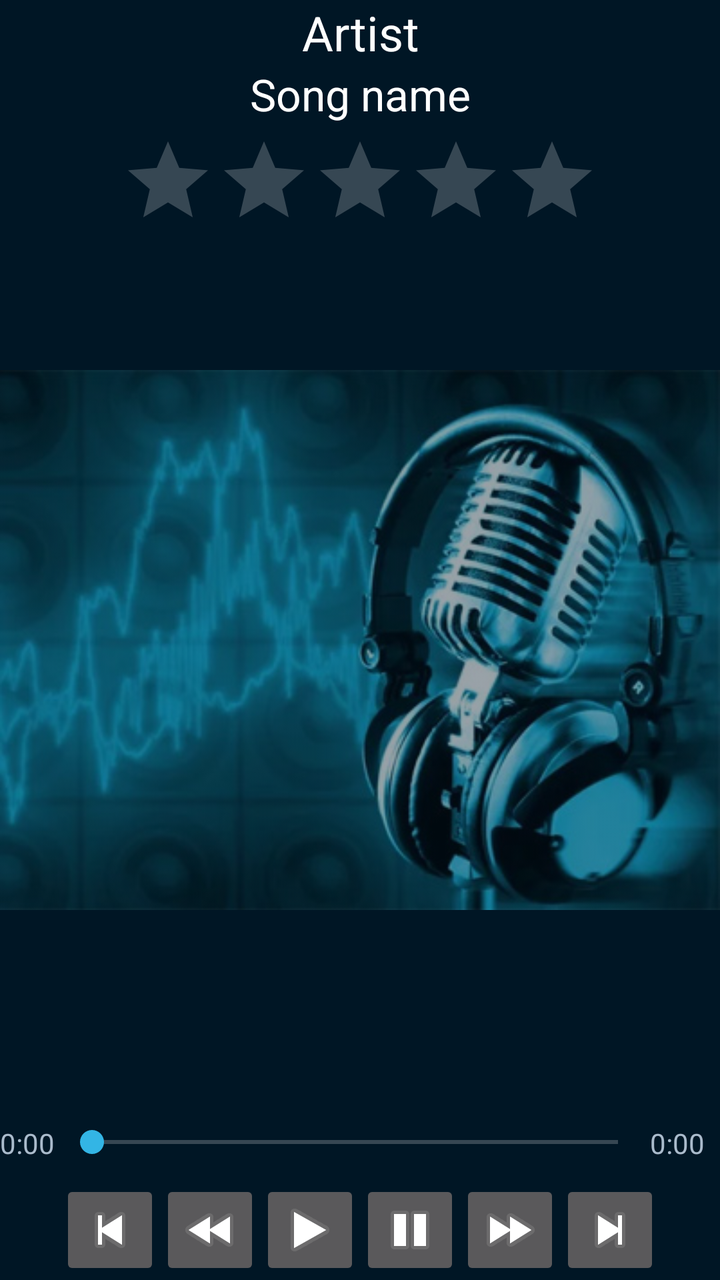
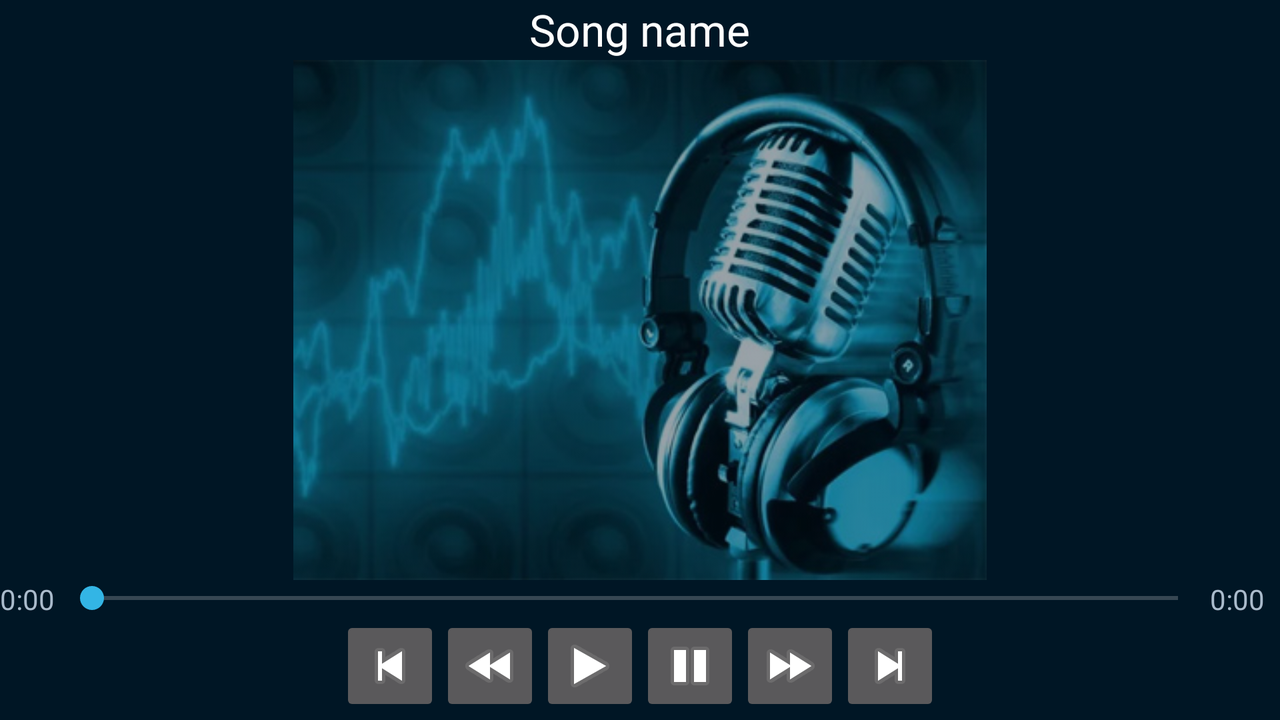

An Android layout and its configuration variant, each rendered on a device that would load it. The default file and the variant file are quoted in full after the pictures.
<!-- AndroidManifest.xml: application theme AppTheme -->
<!-- res/layout/play_song_layout.xml -->
<?xml version="1.0" encoding="utf-8"?>
<RelativeLayout xmlns:android="http://schemas.android.com/apk/res/android"
    android:layout_width="match_parent"
    android:layout_height="match_parent"
    android:background="#FF001625">


    <TextView android:text="Artist"
        android:layout_width="match_parent"
        android:layout_height="wrap_content"
        android:textColor="#fff"
        android:id="@+id/artistId"
        android:gravity="center"
        android:textSize="24dp"/>
    <TextView android:text="Song name"
        android:layout_width="match_parent"
        android:gravity="center"
        android:textColor="#fff"
        android:layout_height="wrap_content"
        android:id="@+id/songNameId"
        android:textSize="22dp"
        android:layout_below="@id/artistId"/>
    <RatingBar
        android:layout_width="wrap_content"
        android:layout_height="wrap_content"
        android:layout_centerHorizontal="true"
        android:layout_marginTop="5dp"
        android:id="@+id/ratingBar"
        android:layout_below="@+id/songNameId" />
    <RelativeLayout
        android:layout_width="match_parent"
        android:layout_height="wrap_content"
        android:layout_alignParentBottom="true">

        
        <TextView android:text="0:00"
            android:layout_width="30dp"
            android:layout_height="wrap_content"
            android:textColor="#abc"
            android:id="@+id/startId"
            android:layout_marginBottom="10dp"/>
        <TextView android:text="0:00"
            android:layout_width="30dp"
            android:layout_height="wrap_content"
            android:textColor="#abc"
            android:layout_alignParentRight="true"
            android:layout_marginRight="5dp"
            android:id="@+id/endId"
            android:layout_marginBottom="10dp"/>
        <SeekBar
            android:layout_width="match_parent"
            android:layout_height="wrap_content"
            android:id="@+id/seekBar"
            android:thumbTint="@android:color/holo_blue_light"
            android:layout_toRightOf="@id/startId"
            android:layout_toLeftOf="@id/endId"
            android:layout_marginBottom="10dp"/>
        


        
        <LinearLayout
            android:layout_width="match_parent"
            android:layout_height="wrap_content"
            android:orientation="horizontal"
            android:layout_below="@id/seekBar"
            android:gravity="center">
            <ImageButton
                android:layout_width="50dp"
                android:layout_height="50dp"
                android:id="@+id/prevSongId"
                android:src="@android:drawable/ic_media_previous"/>
            <ImageButton
                android:layout_width="50dp"
                android:layout_height="50dp"
                android:id="@+id/prevId"
                android:src="@android:drawable/ic_media_rew"/>

            <ImageButton
                android:layout_width="50dp"
                android:layout_height="50dp"
                android:id="@+id/playId"
                android:src="@android:drawable/ic_media_play"/>
            <ImageButton
                android:layout_width="50dp"
                android:layout_height="50dp"
                android:id="@+id/pauseId"
                android:src="@android:drawable/ic_media_pause"/>
            <ImageButton
                android:layout_width="50dp"
                android:layout_height="50dp"
                android:id="@+id/nextId"
                android:src="@android:drawable/ic_media_ff"/>
            <ImageButton
                android:layout_width="50dp"
                android:layout_height="50dp"
                android:id="@+id/nextSongId"
                android:src="@android:drawable/ic_media_next"/>
        </LinearLayout>

    </RelativeLayout>
    <ImageView
        android:layout_width="match_parent"
        android:layout_height="match_parent"
        android:src="@drawable/player_background"
        android:id="@+id/playerImageId"
        android:layout_below="@id/songNameId"
        android:layout_alignParentTop="true"
        android:alpha="0.6"/>


</RelativeLayout>
<!-- resources referenced by this layout -->
<resources>
  <!-- drawable player_background: jpg bitmap (drawable, 49822 bytes) -->
  <style name="AppTheme" parent="Theme.AppCompat">
          
          <item name="colorPrimary">@color/colorPrimary</item>
          <item name="colorPrimaryDark">@color/colorPrimaryDark</item>
          <item name="colorAccent">@color/colorAccent</item>
      </style>
  <color name="colorPrimary">#abc</color>
  <color name="colorPrimaryDark">#303F9F</color>
  <color name="colorAccent">#6ba</color>
</resources>
<!-- res/layout-land/play_song_layout.xml (the repository's variant of the layout above) -->
<!-- drawn on the phone turned sideways -->
<?xml version="1.0" encoding="utf-8"?>
<RelativeLayout xmlns:android="http://schemas.android.com/apk/res/android"
    android:layout_width="match_parent"
    android:layout_height="match_parent"
    android:background="#FF001625">


    <LinearLayout
        android:layout_width="match_parent"
        android:layout_height="wrap_content"
        android:id="@+id/songNameLayoutId"
        android:gravity="center">
        <TextView android:text="Song name"
            android:layout_width="wrap_content"
            android:gravity="center"
            android:textColor="#fff"
            android:layout_height="wrap_content"
            android:id="@+id/songNameId"
            android:textSize="22dp"
            android:layout_toRightOf="@id/artistId"/>
    </LinearLayout>

    <RelativeLayout
        android:layout_width="match_parent"
        android:layout_height="70dp"
        android:layout_alignParentBottom="true">

        
        <TextView android:text="0:00"
            android:layout_width="30dp"
            android:layout_height="wrap_content"
            android:textColor="#abc"
            android:id="@+id/startId"/>
        <TextView android:text="0:00"
            android:layout_width="30dp"
            android:layout_height="wrap_content"
            android:textColor="#abc"
            android:layout_alignParentRight="true"
            android:layout_marginRight="5dp"
            android:id="@+id/endId"/>
        <SeekBar
            android:layout_width="match_parent"
            android:layout_height="wrap_content"
            android:id="@+id/seekBar"
            android:thumbTint="@android:color/holo_blue_light"
            android:layout_toRightOf="@id/startId"
            android:layout_toLeftOf="@id/endId"/>
        


        
        <LinearLayout
            android:layout_width="match_parent"
            android:layout_height="wrap_content"
            android:orientation="horizontal"
            android:layout_below="@id/seekBar"
            android:gravity="center">
            <ImageButton
                android:layout_width="50dp"
                android:layout_height="50dp"
                android:id="@+id/prevSongId"
                android:src="@android:drawable/ic_media_previous"/>
            <ImageButton
                android:layout_width="50dp"
                android:layout_height="50dp"
                android:id="@+id/prevId"
                android:src="@android:drawable/ic_media_rew"/>

            <ImageButton
                android:layout_width="50dp"
                android:layout_height="50dp"
                android:id="@+id/playId"
                android:src="@android:drawable/ic_media_play"/>
            <ImageButton
                android:layout_width="50dp"
                android:layout_height="50dp"
                android:id="@+id/pauseId"
                android:src="@android:drawable/ic_media_pause"/>
            <ImageButton
                android:layout_width="50dp"
                android:layout_height="50dp"
                android:id="@+id/nextId"
                android:src="@android:drawable/ic_media_ff"/>
            <ImageButton
                android:layout_width="50dp"
                android:layout_height="50dp"
                android:id="@+id/nextSongId"
                android:src="@android:drawable/ic_media_next"/>
        </LinearLayout>

    </RelativeLayout>
    <ImageView
        android:layout_width="match_parent"
        android:layout_height="match_parent"
        android:src="@drawable/player_background"
        android:id="@+id/playerImageId"
        android:layout_below="@id/songNameLayoutId"
        android:layout_alignParentTop="true"
        android:layout_marginTop="30dp"
        android:layout_marginBottom="70dp"
        android:alpha="0.6"/>



</RelativeLayout>
